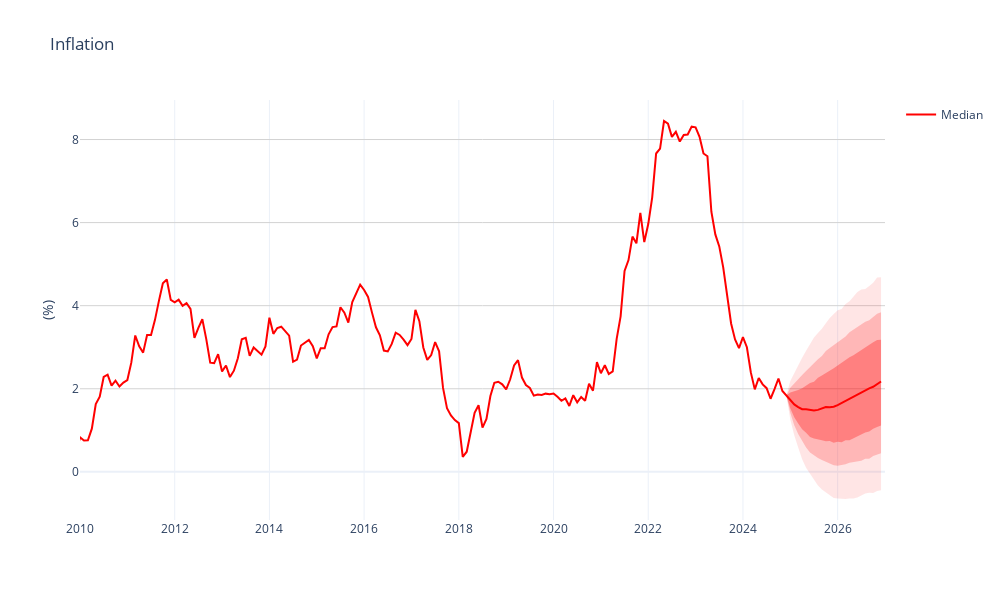

Notebook source saved alongside this figure:
### Code cell
percentiles = np.percentile(out2.T, [10, 20, 30, 50, 70, 80, 90], axis=0)

fig = go.Figure()

colors = ["rgba(255, 0, 0, 0.1)", "rgba(255, 0, 0, 0.2)", "rgba(255, 0, 0, 0.3)"]
for i in range(3):
    fig.add_trace(go.Scatter(
        x=TT, y=percentiles[6 - i], mode="lines", line=dict(width=0),
        showlegend=False
    ))
    fig.add_trace(go.Scatter(
        x=TT, y=percentiles[i], mode="lines", fill="tonexty",
        fillcolor=colors[i], line=dict(width=0), showlegend=False
    ))


fig.add_trace(go.Scatter(
    x=TT, y=percentiles[3], mode="lines",
    line=dict(color="red", width=2), name="Median"
))


fig.update_layout(
    title="Inflation",
    xaxis_title=None,
    yaxis_title="(%)",
    template="plotly_white",
    hovermode="x",
    xaxis=dict(range=[2010, 2027]),
    yaxis=dict(gridcolor="lightgray"),
    width=1000,  
    height=600,  
)


fig.show()

### Figure 1 — Plotly figure (JSON) as saved in the notebook; plotly's stock layout.template omitted (floating-point values rounded to 4 significant figures; data arrays with more than 128 entries replaced by an {"elided": "..."} marker saying what was removed)
{"data": [{"line": {"width": 0}, "mode": "lines", "showlegend": false, "type": "scatter", "x": {"elided": "274 float values"}, "y": {"elided": "274 float values"}}, {"fill": "tonexty", "fillcolor": "rgba(255, 0, 0, 0.1)", "line": {"width": 0}, "mode": "lines", "showlegend": false, "type": "scatter", "x": {"elided": "274 float values"}, "y": {"elided": "274 float values"}}, {"line": {"width": 0}, "mode": "lines", "showlegend": false, "type": "scatter", "x": {"elided": "274 float values"}, "y": {"elided": "274 float values"}}, {"fill": "tonexty", "fillcolor": "rgba(255, 0, 0, 0.2)", "line": {"width": 0}, "mode": "lines", "showlegend": false, "type": "scatter", "x": {"elided": "274 float values"}, "y": {"elided": "274 float values"}}, {"line": {"width": 0}, "mode": "lines", "showlegend": false, "type": "scatter", "x": {"elided": "274 float values"}, "y": {"elided": "274 float values"}}, {"fill": "tonexty", "fillcolor": "rgba(255, 0, 0, 0.3)", "line": {"width": 0}, "mode": "lines", "showlegend": false, "type": "scatter", "x": {"elided": "274 float values"}, "y": {"elided": "274 float values"}}, {"line": {"color": "red", "width": 2}, "mode": "lines", "name": "Median", "type": "scatter", "x": {"elided": "274 float values"}, "y": {"elided": "274 float values"}}], "layout": {"height": 600, "hovermode": "x", "title": {"text": "Inflation"}, "width": 1000, "xaxis": {"range": [2010, 2027], "title": {}}, "yaxis": {"gridcolor": "lightgray", "title": {"text": "(%)"}}}}
